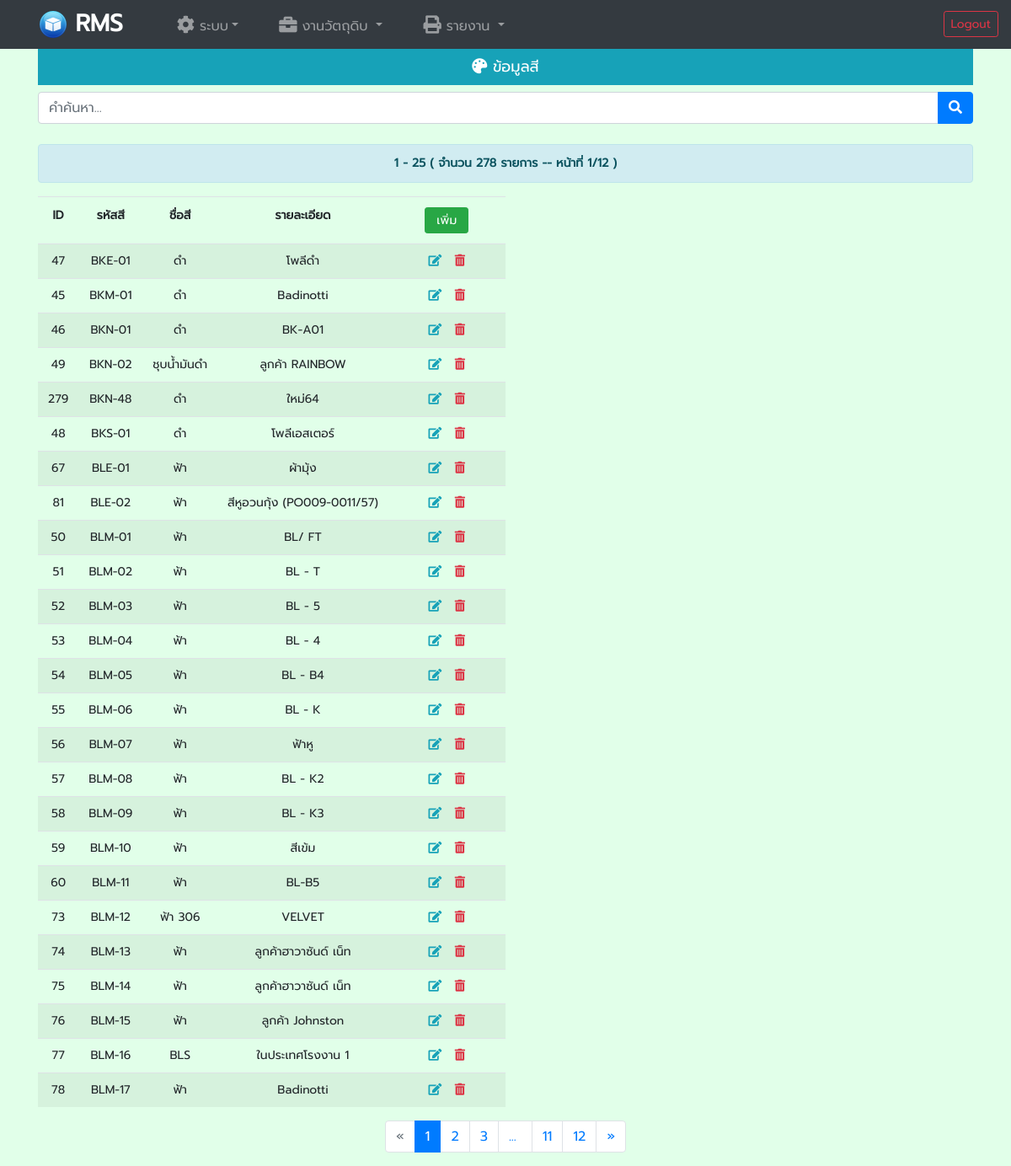
The page /data_col.php (signed in) on the database its author committed.
### tables this page shows
CREATE TABLE `color` (
  `col_id` int(3) NOT NULL,
  `col_code` varchar(20) NOT NULL,
  `col_name` varchar(50) NOT NULL,
  `col_desc` varchar(50) NOT NULL
);

### data_col.php (the view, shortened to what this page needs)
<!doctype html>
<html lang="en">
<head>
	<link rel="stylesheet" href="./css/bootstrap.min.css">
	<link rel="stylesheet" href="./css/all.min.css">
	<link rel="stylesheet" href="./css/menunav.css">
<?php
include 'Menu_admin.php';
include_once 'dbConn.php';
$show = (isset($_GET['show'])) ? $_GET['show'] : '';
$submit = (isset($_GET['submit'])) ? $_GET['submit'] : '';
$page = (isset($_GET['page'])) ? $_GET['page'] : '';
$search = (isset($_GET['Search'])) ? $_GET['Search'] : ((isset($_POST['Search'])) ? $_POST['Search'] : '');
?>
</head>
<body>
	<div class="container">
		<div class="row">
			<div class="col-md-12" style='margin-bottom: 8px; font-size:18px;'>
				<span class="d-block p-2 bg-info text-white" align="center"><i class="fas fa-palette" aria-hidden="true"></i> ข้อมูลสี</span>
			</div>
			<?php
if($submit =="" or $show =="OK"){?>
			<div class="col-md-12">
				<form name="fmSearch" method="post" action="data_col.php?show=OK" role='Search'>
					<div class="form-group row">
						<div class="input-group mb-2 col-md-12">
							<input name='Search' type="text" class="form-control" placeholder="คำค้นหา..." value='<?php echo($search);?>' onFocus="this.value ='';">
							<div class="input-group-append">
								<button class="btn btn-primary" type='submit'><i class="fa fa-search" aria-hidden="true"></i></button>
							</div>
						</div>
					</div>
				</form>
			</div>
			<?php
			$limit = '25';
			$rec_sql = "SELECT * FROM color WHERE(CONCAT(col_code,' ',col_name,' ',col_desc) like '%$search%')
			ORDER by col_code ";
			$Qtotal = mysqli_query( $dbconn, $rec_sql )or die( mysqli_error($dbconn." Q=".$rec_sql) );
			$total_data = mysqli_num_rows( $Qtotal );
			$total_page = ceil( $total_data / $limit );
			if ( $page <= 0 or $page == '' ) {
				$page = 1;
			}
			$start = ( $page - 1 ) * $limit;
			$from = $start + 1;
			$to = $page * $limit;
			?>
			<div class="col-md-12">
				<div class='alert alert-info' role='alert' align="center">
					<?php
					echo( $from . " - " . $to );
					echo( " ( จำนวน " . number_format( $total_data ) . " รายการ " );
					echo( " -- หน้าที่ " . number_format( $page ) . "/" );
					echo( number_format( $total_page ). " )" );
					?>
				</div>
			</div>
			<div class="col-md-12">
				<table class="table table-striped table-responsive">
					<thead>
						<tr>
							<td align='center'><strong>ID</strong>
							</td>
							<td align='center' ><strong>รหัสสี</strong>
							</td>
							<td align='center'><strong>ชื่อสี</strong>
							</td>
							<td align='center'><strong>รายละเอียด</strong>
							</td>
							<td width="25%" align="center"><a href="data_col.php?submit=Add&Search=<?php echo($search);?>" class='btn btn-success btn-sm' role='button'>&nbsp;เพิ่ม&nbsp;</a>
							</td>
						</tr>
					</thead>
					<tbody>
						<?php
						$rec_sql = "SELECT * FROM color	WHERE(CONCAT(col_code,' ',col_name,' ',col_desc) like '%$search%') ORDER by col_code LIMIT $start,$limit";
						$query = mysqli_query( $dbconn, $rec_sql )or die( mysqli_error($dbconn." Q=".$rec_sql) );
						while ( $arr = mysqli_fetch_array( $query ) ) {
							$autoid = $arr[ 'col_id' ];
							?>
						<tr>
							<td align='center'>
								<?php echo $arr['col_id'] ?>
							</td>
							<td align='center'>
								<?php echo $arr['col_code'] ?>
							</td>
							<td align='center'>
								<?php echo $arr['col_name'] ?>
							</td>
							<td align='center'>
								<?php echo $arr['col_desc'] ?>
							</td>
							<td align="center">
								<a href="data_col.php?submit=Edit&show=&selid=<?php echo($autoid)?>&Search=<?php echo($search);?>" title='แก้ไขข้อมูล' class="text-info" ><i class="fas fa-edit" aria-hidden="true"></i></a>&nbsp;&nbsp;
							<?php if($_SESSION['s_sys']== 1){?>
								<a href="#" title='ลบข้อมูล' class="cf_delete text-danger" data-id="<?php echo($autoid)?>" data-show="<?php echo(" [ ".$arr['col_code']." ] ".$arr['col_name'])?>" ><i class="fas fa-trash-alt" aria-hidden="true"></i></a>
							<?php }else{ ?>
								<a title='ไม่อนุญาต !' style="color:#b6b6b6;" ><i class="fas fa-trash-alt"></i></a>
							<?php } ?>
							</td>
						</tr>
						<?php } ?>
					</tbody>
				</table>
				<nav aria-label="Page navigation">
					<?php $_link = "data_col?Search=".$search."&page="; ?>
						<ul class='pagination justify-content-center'>
							<li class="page-item <?php if ($page == 1) echo ('disabled') ?>"><a class="page-link" href='<?php echo ($_link.$page - 1) ?>' aria-label='ก่อนหน้า'><span aria-hidden='true'>&laquo;</span></a>
							</li>
							<?php 	for ($i = 1; $i <= $total_page; $i++) {
								if ($page + 5 <= $total_page and ($i >= $page + 3 and $i <= $total_page - 2)) {
									$raq = round(($total_page+$page)/2);
									echo "<li class='page-item'><a class='page-link' href='".$_link.$raq."'>...&nbsp;</a></li>";
									$i = $total_page - 1;
								}
							?>
								<li class="page-item <?php if ($page == $i) echo ('active'); ?>">
									<a class="page-link" href='<?php echo ($_link.$i) ?>'><?php echo $i ?></a>
								</li>
							<?php } ?>
							<li class="page-item <?php if ($page == $total_page) echo ('disabled'); ?>"><a class="page-link" href='<?php echo ($_link.$page + 1) ?>' aria-label='ถัดไป'><span aria-hidden='true'>&raquo;</span></a>
							</li>
						</ul>
					</nav>
			</div>
			<?php mysqli_close($dbconn); }?>
		</div>
	</div>
</body>
</html>

### Menu_admin.php (shortened to what this page needs)
<?php
if (isset($_SESSION['s_username'])) {
  $ss_iduser = $_SESSION['s_id'];
  $ss_user = $_SESSION['s_user'];
}
?>
<header class="header_area">
  <div class="main_menu">
    <nav class="navbar navbar-expand-lg navbar-dark bg-dark mx-0 px-0">
      <div class="container-fluid">
        <a class="navbar-brand" valign="middle" href="intro">
          <img src="image/Stockicon.png" width="32" valign="middle" height="32" class="d-inline-block align-center " alt="" loading="lazy"> RMS
        </a>
        <div class="collapse navbar-collapse" id="navbarSupportedContent">
          <ul class="navbar-nav mr-auto">
            <li class="nav-item dropdown">
              <a class="nav-link dropdown-toggle" href="#" id="navbarDropdown" role="button" data-toggle="dropdown"><i class="fas fa-cog fa-lg" aria-hidden="true"></i> ระบบ</a>
            </li>
            <li class="nav-item dropdown">
              <a class="nav-link dropdown-toggle" href="#" id="navbarDropdown2" role="button" data-toggle="dropdown"><i class="fas fa-briefcase fa-lg " aria-hidden="true"></i> งานวัตถุดิบ
              </a>
            </li>
            <li class="nav-item dropdown">
              <a class="nav-link dropdown-toggle" href="#" id="navbarDropdown2" role="button" data-toggle="dropdown"><i class="fas fa-print fa-lg " aria-hidden="true"></i>
                รายงาน
              </a>
            </li>
          </ul>
          <form class="logout-bt d-flex">
            <a href="#" class='cf_logout btn btn-outline-danger btn-sm' data-id='<?php echo ($ss_iduser); ?>' data-name='<?php echo ($ss_user); ?>' role='button'>Logout</a>
          </form>
        </div>
      </div>
    </nav>
  </div>
</header>

### css/menunav.css (style rules this page uses)
body { font-family: var(--prompt); background-color: var(--bg-color); margin-top: 0; }
tbody { font: normal 400 14px/16px var(--prompt); }
.alert { font: normal bold 14px/20px var(--prompt); }
thead { font: normal bold 14px/20px var(--prompt); }
.header_area .main_menu .navbar .navbar-brand { padding: 0 1rem 0 2rem; }
.header_area .main_menu .navbar { padding: .5rem .3rem; }
.header_area .main_menu .navbar .logout-bt a { margin-left: 1.2rem; }
.header_area .main_menu .navbar .navbar-brand { font: normal bold 28px/2px var(--prompt); }
.header_area .main_menu .nav-item .nav-link { font: normal 500 16px/1px var(--prompt); padding: 0.8rem 1rem 0.8rem 2rem; }

### css/partials/_variables.css (style rules this page uses)
:root { --primary-color:#ff5e00; --primary-color2:#ffda62; --title-color:#505050; --text-color:#777777; --border-color:#201f1f17; --gradient-color:linear-gradient(90deg,#ff5e00 10%,#f8ae4d 100%); --shadow-color:0px 10px 30px rgba(120,85,225,0.3); --shadow-color2:3px 3px 0px rgba(0, 0, 0, 0.3), 2px 2px 0px rgba(0, 0, 0, 0.3), 1px 1px 0px rgba(0, 0, 0, 0.5); --box-shadow:0px 10px 30px rgba(70, 60, 55, 0.3); --bg-color: #E1FFE9; --roboto:'Roboto',cursive; --sarabun:'Sarabun',cursive; --sriracha:'Sriracha',cursive; --merienda:'Merienda',cursive; --prompt:'Prompt',cursive; --quark:'Quark',cursive; }

### rows shown on the page
color: col_id "47", col_code "BKE-01", col_name "ดำ", col_desc "โพลีดำ"
color: col_id "45", col_code "BKM-01", col_name "ดำ", col_desc "Badinotti"
color: col_id "46", col_code "BKN-01", col_name "ดำ", col_desc "BK-A01"
color: col_id "49", col_code "BKN-02", col_name "ชุบน้ำมันดำ", col_desc "ลูกค้า RAINBOW"
color: col_id "279", col_code "BKN-48", col_name "ดำ", col_desc "ใหม่64"
color: col_id "48", col_code "BKS-01", col_name "ดำ", col_desc "โพลีเอสเตอร์"
color: col_id "67", col_code "BLE-01", col_name "ฟ้า", col_desc "ผ้ามุ้ง"
color: col_id "81", col_code "BLE-02", col_name "ฟ้า", col_desc "สีหูอวนกุ้ง (PO009-0011/57)"
color: col_id "50", col_code "BLM-01", col_name "ฟ้า", col_desc "BL/ FT"
color: col_id "51", col_code "BLM-02", col_name "ฟ้า", col_desc "BL - T"
color: col_id "52", col_code "BLM-03", col_name "ฟ้า", col_desc "BL - 5"
color: col_id "53", col_code "BLM-04", col_name "ฟ้า", col_desc "BL - 4"
color: col_id "54", col_code "BLM-05", col_name "ฟ้า", col_desc "BL - B4"
color: col_id "55", col_code "BLM-06", col_name "ฟ้า", col_desc "BL - K"
color: col_id "56", col_code "BLM-07", col_name "ฟ้า", col_desc "ฟ้าหู"
color: col_id "57", col_code "BLM-08", col_name "ฟ้า", col_desc "BL - K2"
color: col_id "58", col_code "BLM-09", col_name "ฟ้า", col_desc "BL - K3"
color: col_id "59", col_code "BLM-10", col_name "ฟ้า", col_desc "สีเข้ม"
color: col_id "60", col_code "BLM-11", col_name "ฟ้า", col_desc "BL-B5"
color: col_id "73", col_code "BLM-12", col_name "ฟ้า 306", col_desc "VELVET"
color: col_id "74", col_code "BLM-13", col_name "ฟ้า", col_desc "ลูกค้าฮาวาซันด์ เน็ท"
color: col_id "75", col_code "BLM-14", col_name "ฟ้า", col_desc "ลูกค้าฮาวาซันด์ เน็ท"
color: col_id "76", col_code "BLM-15", col_name "ฟ้า", col_desc "ลูกค้า Johnston"
color: col_id "77", col_code "BLM-16", col_name "BLS", col_desc "ในประเทศโรงงาน 1"
color: col_id "78", col_code "BLM-17", col_name "ฟ้า", col_desc "Badinotti"

### other values the page prints
$from "1"
$to "25"
$total_data "278"
$page "1"
$total_page "12"
